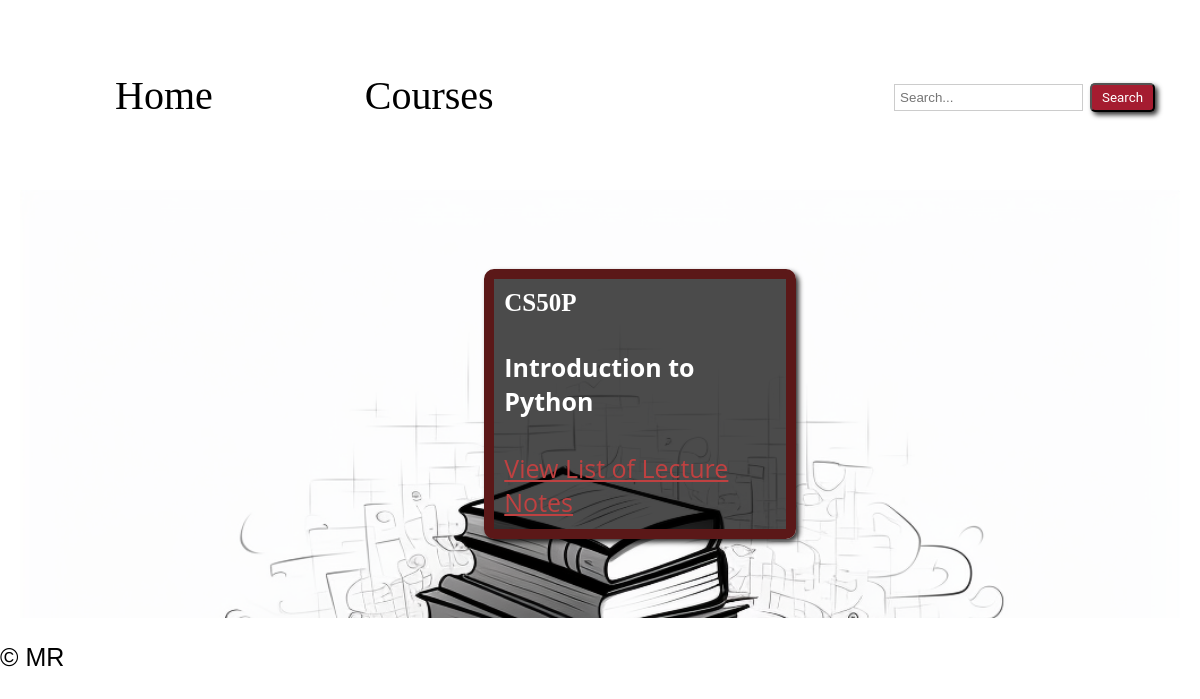
Before: /courses/ with the older database file.
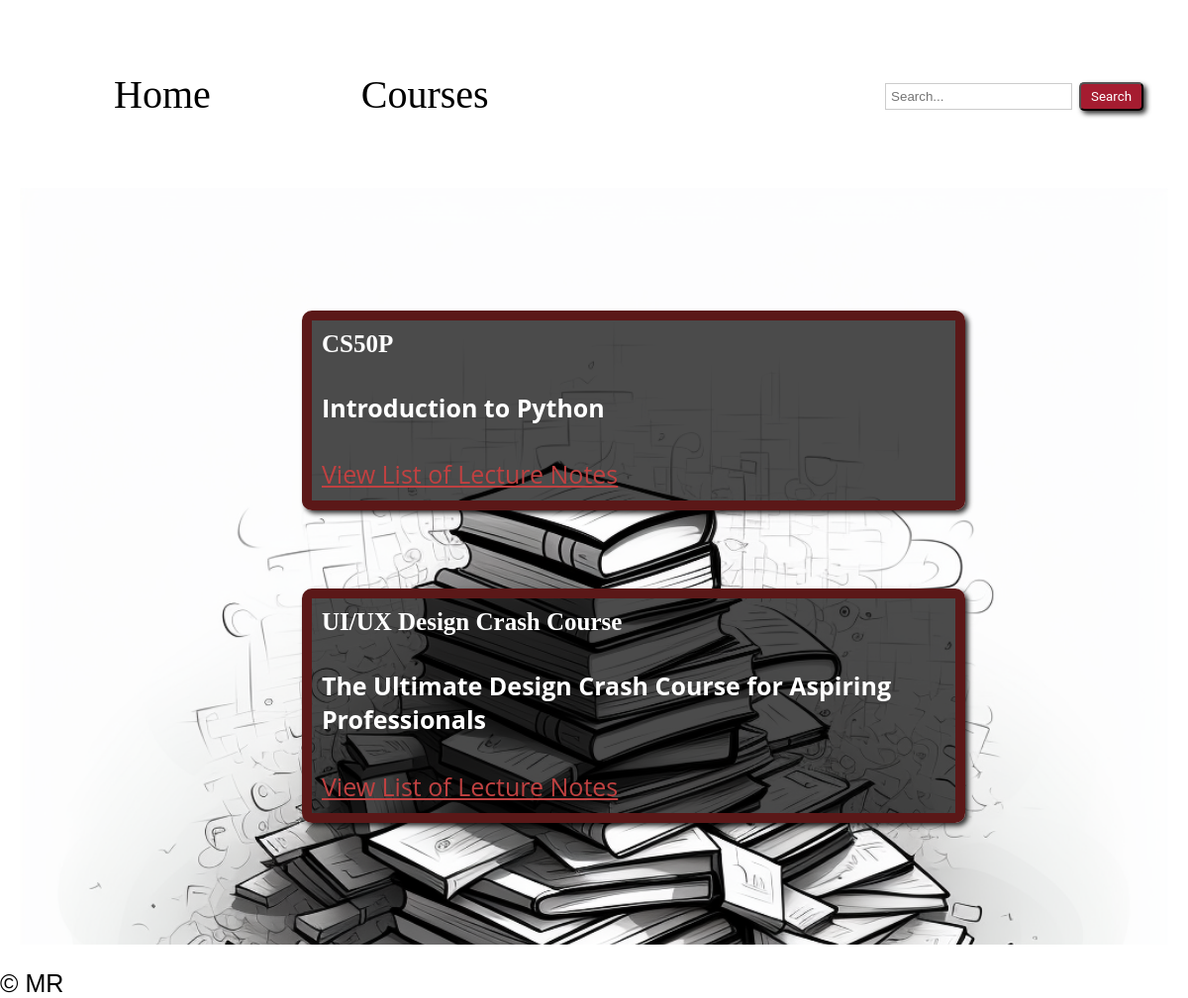
After: the same page with the newer database file.
### cs50notes/models.py (models this page shows, shortened)
class Course (models.Model):
    name = models.CharField(max_length=255)
    description = models.TextField()
    created_at = models.DateTimeField(auto_now_add=True)

### cs50notes/views.py (the view)
# urls.py: path('courses/', views.course_list, name='course-list'),
def course_list(request):
    courses = Course.objects.all()
    return render(request, 'course_list.html', {'courses': courses})

### cs50notes/templates/course_list.html (shortened to what this page needs)
{% extends 'layout.html' %}
{% block content %}
<div class="courses-container">
<ul>
    {% for course in courses %}
    <div class="card">
        <div class="course-title">{{ course.name }}</div>
        <div >
          <h4 class="courses-card-title">{{ course.description }}</h4>
          <a class = "a-link" href="{% url 'lecture-note-list' course.id %}">View List of Lecture Notes </a>
          </div>
      </div>
    {% empty %}
        <li>No courses available</li>
    {% endfor %}
</ul>
</div>
{% endblock %}

Changed rows visible on the page:
added Course: name "UI/UX Design Crash Course", description "The Ultimate Design Crash Course for Aspiring Professionals"
